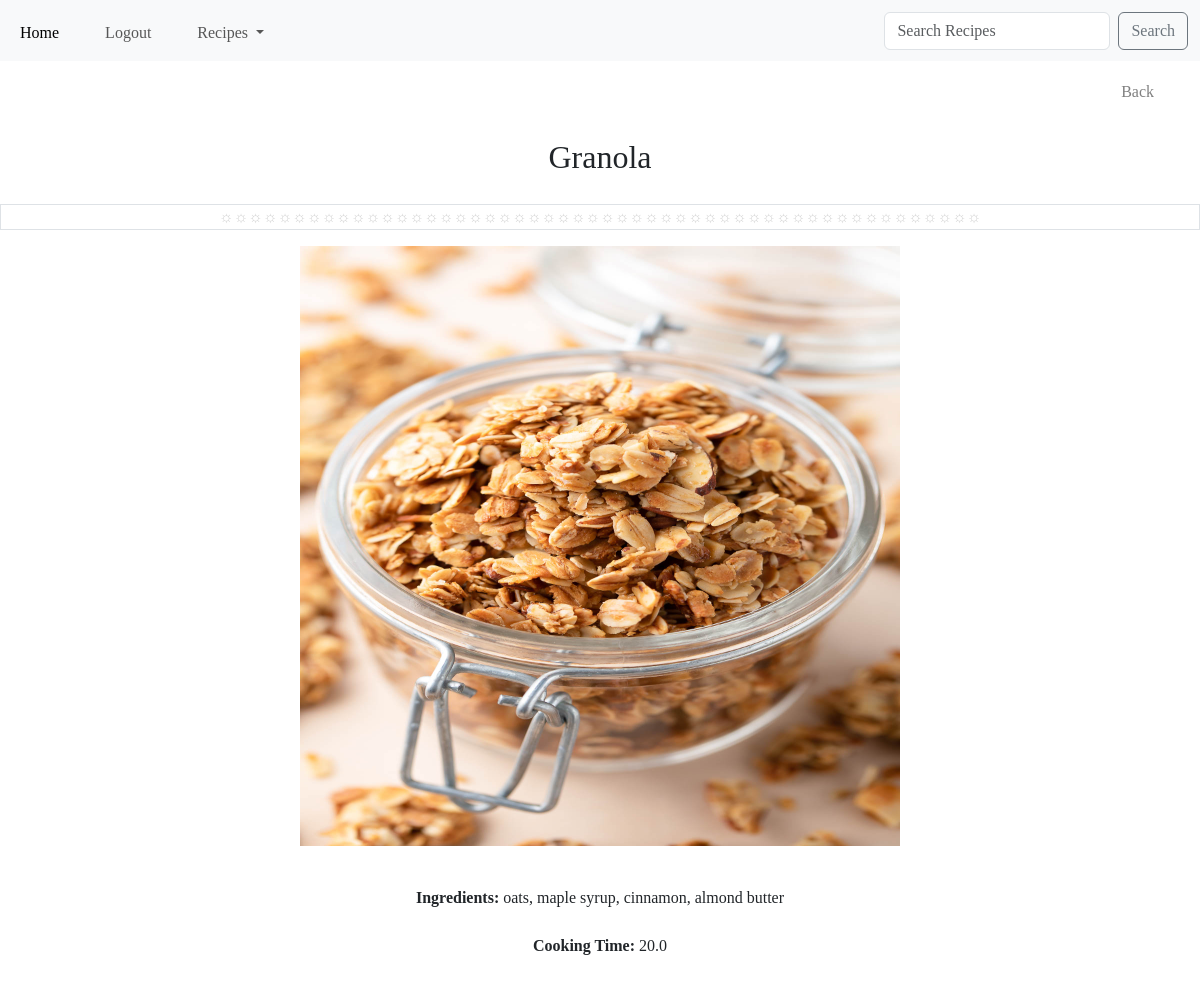
Page /list/1 on the earlier database version.
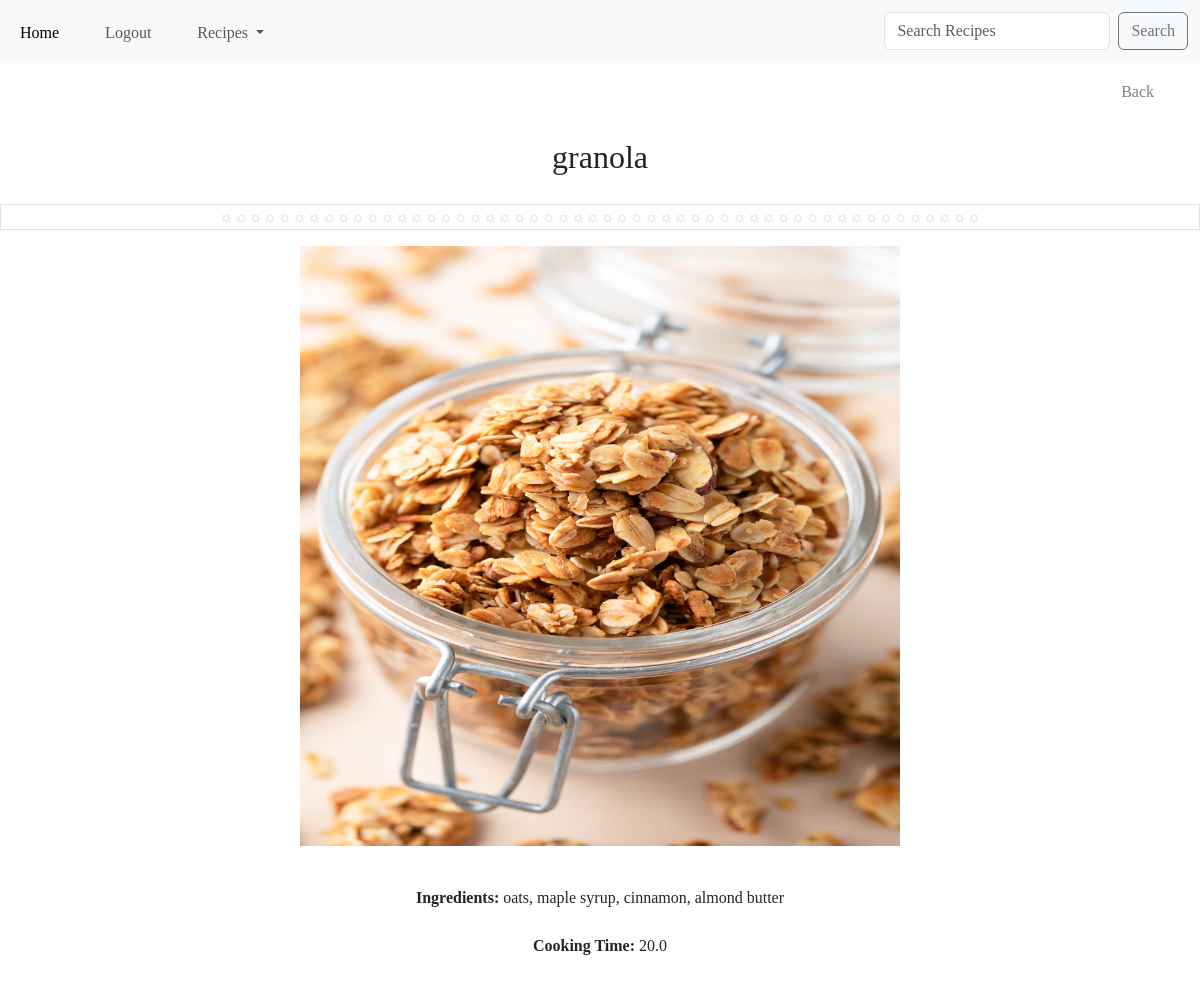
Same page on the later database version.
### recipes/models.py (models this page shows, shortened)
class Recipe(models.Model):
    name=models.CharField(max_length=120)
    ingredients=models.CharField(max_length=250)
    cooking_time=models.FloatField(help_text='in minutes')
    pic = models.ImageField(upload_to='recipes/', default='no_picture.jpg')

### recipes/views.py (the view)
# urls.py: path('list/<pk>', RecipeDetailView.as_view(), name='detail'),
class RecipeDetailView(DetailView):
    model = Recipe
    template_name = 'recipes/detail.html'

### recipes/templates/recipes/detail.html (shortened to what this page needs)
<!DOCTYPE html>
<html lang="en">
<head>
</head>
<link href="https://cdn.jsdelivr.net/npm/bootstrap@5.3.3/dist/css/bootstrap.min.css" rel="stylesheet">
  {% include './navbar.html' %}
  <body>
<ul>
<li><a href ="{%url 'recipes:list' %}">Back </a></li>
</ul>
<h2>{{object.name}}</h2>
<p class="border">&#9788;&#9788;&#9788;&#9788;&#9788;&#9788;&#9788;&#9788;&#9788;&#9788;&#9788;&#9788;&#9788;&#9788;&#9788;&#9788;&#9788;&#9788;&#9788;&#9788;&#9788;&#9788;&#9788;&#9788;&#9788;&#9788;&#9788;&#9788;&#9788;&#9788;&#9788;&#9788;&#9788;&#9788;&#9788;&#9788;&#9788;&#9788;&#9788;&#9788;&#9788;&#9788;&#9788;&#9788;&#9788;&#9788;&#9788;&#9788;&#9788;&#9788;&#9788;&#9788;</p>
<img src="{{object.pic.url}}" width="200" height="300" />
<div class="instructions">
<b>Ingredients: </b> {{object.ingredients}} <br><br>
<b>Cooking Time: </b> {{object.cooking_time}} <br>
</div>
</body>
</html>

### recipes/templates/recipes/navbar.html (shortened to what this page needs)
<nav class="navbar navbar-expand-lg bg-body-tertiary">
    <div class="container-fluid">
      <div class="collapse navbar-collapse" id="navbarSupportedContent">
        <ul class="navbar-nav me-auto mb-2 mb-lg-0">
          <li class="nav-item">
            <a class="nav-link active" aria-current="page" href="{%url 'recipes:home' %}">Home</a>
          </li>
          <li class="nav-item">
            <a class="nav-link" href="{%url 'logout' %}">Logout</a>
          </li>
          <li class="nav-item dropdown">
            <a class="nav-link dropdown-toggle" href="#" role="button" data-bs-toggle="dropdown" aria-expanded="false">
              Recipes
            </a>
          </li>
        </ul>
        <form class="d-flex" role="search" method="POST" action="{%url 'recipes:search_bar' %}">
          <input class="form-control me-2" type="search" placeholder="Search Recipes" name="searched" aria-label="Search">
          <button class="btn btn-outline-secondary" type="submit">Search</button>
        </form>
      </div>
    </div>
  </nav>

### recipes/templates/recipes/detail.html (style rules this page uses)
body { font-family: Georgia, 'Times New Roman', Times, serif; }
ul { display: flex; justify-content: end; list-style-type: none; margin:0; padding: 0; }
li { float: left; border-radius: 10%; margin: 5px 30px 0px 0px; }
li a { display: block; color: grey; text-align: center; padding: 14px 16px; text-decoration: none; }
h2 { text-align: center; font-family:cursive; padding: 20px; }
img { display: block; margin-left: auto; margin-right: auto; height: 600px; width: 600px; }
.instructions { text-align: center; font-family:Georgia, 'Times New Roman', Times, serif; padding: 40px; }
.border { display: flex; align-items: center; flex-direction: column; color: lightgray; }

Differences in the rows shown:
changed Recipe "oats, maple syrup, cinnamon, almond butter": name "Granola" → "granola"
